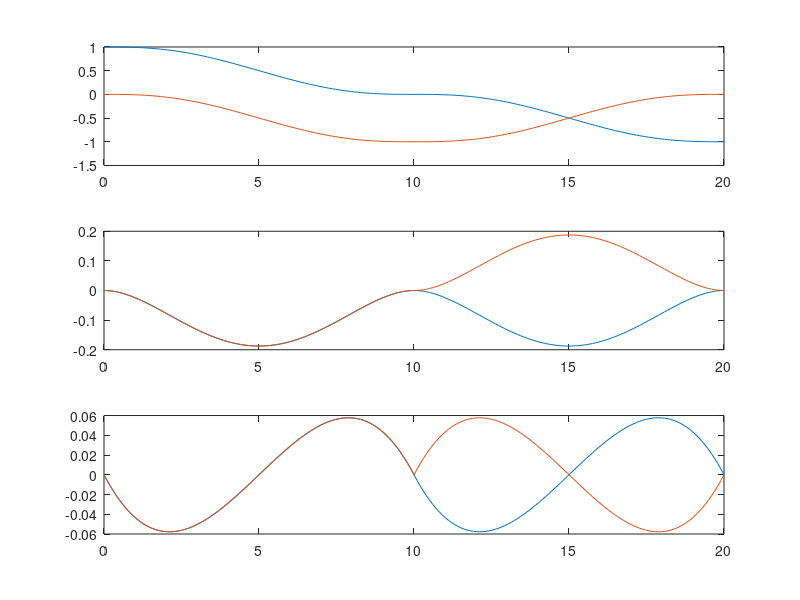

This figure's MATLAB source: (Note: this script raises an error after producing the figure.)
%% Trajectory generation using quintic polynomials

%% One-dimensional case
% Defining the start and ending times
ts = 0; 
tf = 10;

S = @(ts, tf) [ts^5    ts^4    ts^3   ts^2 ts 1;
     tf^5    tf^4    tf^3   tf^2 tf 1;
     5*ts^4  4*ts^3  3*ts^2 2*ts 1  0;
     5*tf^4  4*tf^3  3*tf^2 2*tf 1  0;
     20*ts^3 12*ts^2 6*ts   2    0  0;
     20*tf^3 12*tf^2 6*tf   2    0  0];

pos = zeros(3, 3, 200);
% Desired boundary conditions for position, velocity and acceleration
ss = 0;
sf = 1;
sdots = 0;
sdotf = 0;
sddots = 0;
sddotf = 0;

bcond = [ss sf sdots sdotf sddots sddotf]';
A = S(ts,tf);
scoef = A\bcond;
sdotcoef = scoef(1:5)'.*[5 4 3 2 1];
sddotcoef = scoef(1:4)'.*[20 12 6 2];
t = linspace(ts, tf, 100);
s = polyval(scoef, t);
sdot = polyval(sdotcoef, t);
sddot = polyval(sddotcoef, t);

% Generating a multi-point trajectory
theta = 2*pi/4;
R = [cos(theta) -sin(theta); sin(theta) cos(theta)];
P = [1; 0];
p0 = P;
p1 = [0; -1];
p2 = [-1; 0];
p3 = [0; 1];

% p0 to p1
% First, x dimension
ss = p0(1);
sf = p1(1);
sdots = 0;
sdotf = 0;
sddots = 0;
sddotf = 0;
bcond = [ss sf sdots sdotf sddots sddotf]';
A = S(ts,tf);
scoef = A\bcond;
sdotcoef = scoef(1:5)'.*[5 4 3 2 1];
sddotcoef = scoef(1:4)'.*[20 12 6 2];
t = linspace(ts, tf, 100);
tg = t;
x = polyval(scoef, t);
xdot = polyval(sdotcoef, t);
xddot = polyval(sddotcoef, t);
% Now for y
ss = p0(2);
sf = p1(2);
sdots = 0;
sdotf = 0;
sddots = 0;
sddotf = 0;
bcond = [ss sf sdots sdotf sddots sddotf]';
A = S(ts,tf);
scoef = A\bcond;
sdotcoef = scoef(1:5)'.*[5 4 3 2 1];
sddotcoef = scoef(1:4)'.*[20 12 6 2];
y = polyval(scoef, t);
ydot = polyval(sdotcoef, t);
yddot = polyval(sddotcoef, t);
% p1 to p2
% X
ss = p1(1);
sf = p2(1);
sdots = 0;
sdotf = 0;
sddots = 0;
sddotf = 0;
bcond = [ss sf sdots sdotf sddots sddotf]';
A = S(tf,2*tf);
scoef = A\bcond;
sdotcoef = scoef(1:5)'.*[5 4 3 2 1];
sddotcoef = scoef(1:4)'.*[20 12 6 2];
t = linspace(tf, 2*tf, 100);
x = [x polyval(scoef, t)];
xdot = [xdot polyval(sdotcoef, t)];
xddot = [xddot polyval(sddotcoef, t)];
% Y
ss = p1(2);
sf = p2(2);
sdots = 0;
sdotf = 0;
sddots = 0;
sddotf = 0;
bcond = [ss sf sdots sdotf sddots sddotf]';
A = S(tf,2*tf);
scoef = A\bcond;
sdotcoef = scoef(1:5)'.*[5 4 3 2 1];
sddotcoef = scoef(1:4)'.*[20 12 6 2];
t = linspace(tf, 2*tf, 100);
y = [y polyval(scoef, t)];
ydot = [ydot polyval(sdotcoef, t)];
yddot = [yddot polyval(sddotcoef, t)];
tg = [tg t];

subplot(3,1,1)
plot(tg, x, tg, y)
subplot(3,1,2)
plot(tg, xdot, tg, ydot)
subplot(3,1,3)
plot(tg, xddot, tg, yddot)

for i=1:200
    pos(:,:,i) = SE2(x(i), y(i), 0);
end